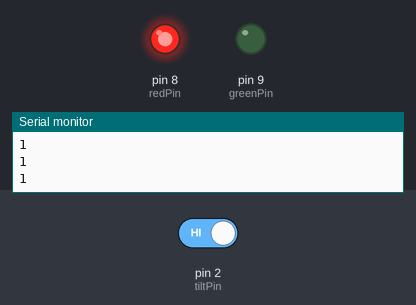
Simulated run of this sketch. Board: Arduino Uno, built with avr-gcc and run on an emulated ATmega328P. On the bench: output pins drawn as LEDs (lit = HIGH), the last lines printed to the serial monitor. The inputs (shaded band) are chosen by the test bench; at power-on: pin 2 (tiltPin) HIGH.

Above: at 1.8 s.
1.9 s: pin 2 (tiltPin) driven LOW
At 2.5 s:
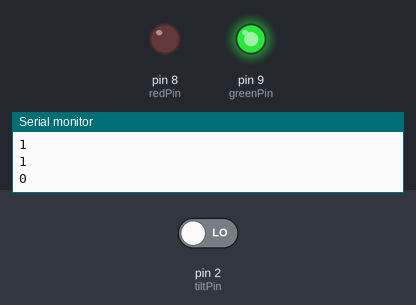
3.5 s: pin 2 (tiltPin) driven HIGH
At 4.9 s:
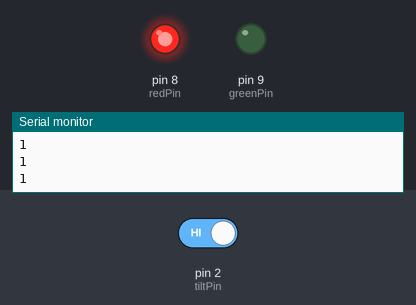
Timing chart, 0 to 6.5 s (numbered marks = the images above; inputs shaded):
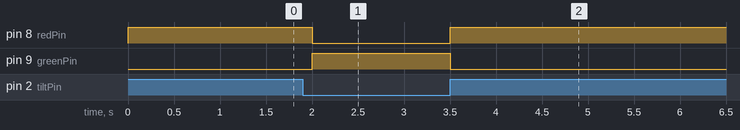

Measured:
- after the input at 1.9 s, pin 8 (redPin): HIGH → LOW after 0.10 s; pin 9 (greenPin): LOW → HIGH after 0.10 s
- after the input at 3.5 s, pin 8 (redPin): LOW → HIGH at once; pin 9 (greenPin): HIGH → LOW at once

The sketch:

tilt.ino
```cpp
int tiltPin = 2;
int tiltVal;
int greenPin = 9;
int redPin = 8;
int dt = 500;
void setup() {
  // put your setup code here, to run once:
  pinMode(tiltPin, INPUT);
  pinMode(greenPin, OUTPUT);
  pinMode(redPin, OUTPUT);
  digitalWrite(tiltPin, HIGH);
  Serial.begin(9600);

}

void loop() {
  // put your main code here, to run repeatedly:
  tiltVal = digitalRead(tiltPin);
  Serial.println(tiltVal);
  if (tiltVal == 0) {
    digitalWrite(greenPin, HIGH);
    digitalWrite(redPin, LOW);
  } else {
    digitalWrite(greenPin, LOW);
    digitalWrite(redPin, HIGH);
  }
  delay(dt);
}
```
